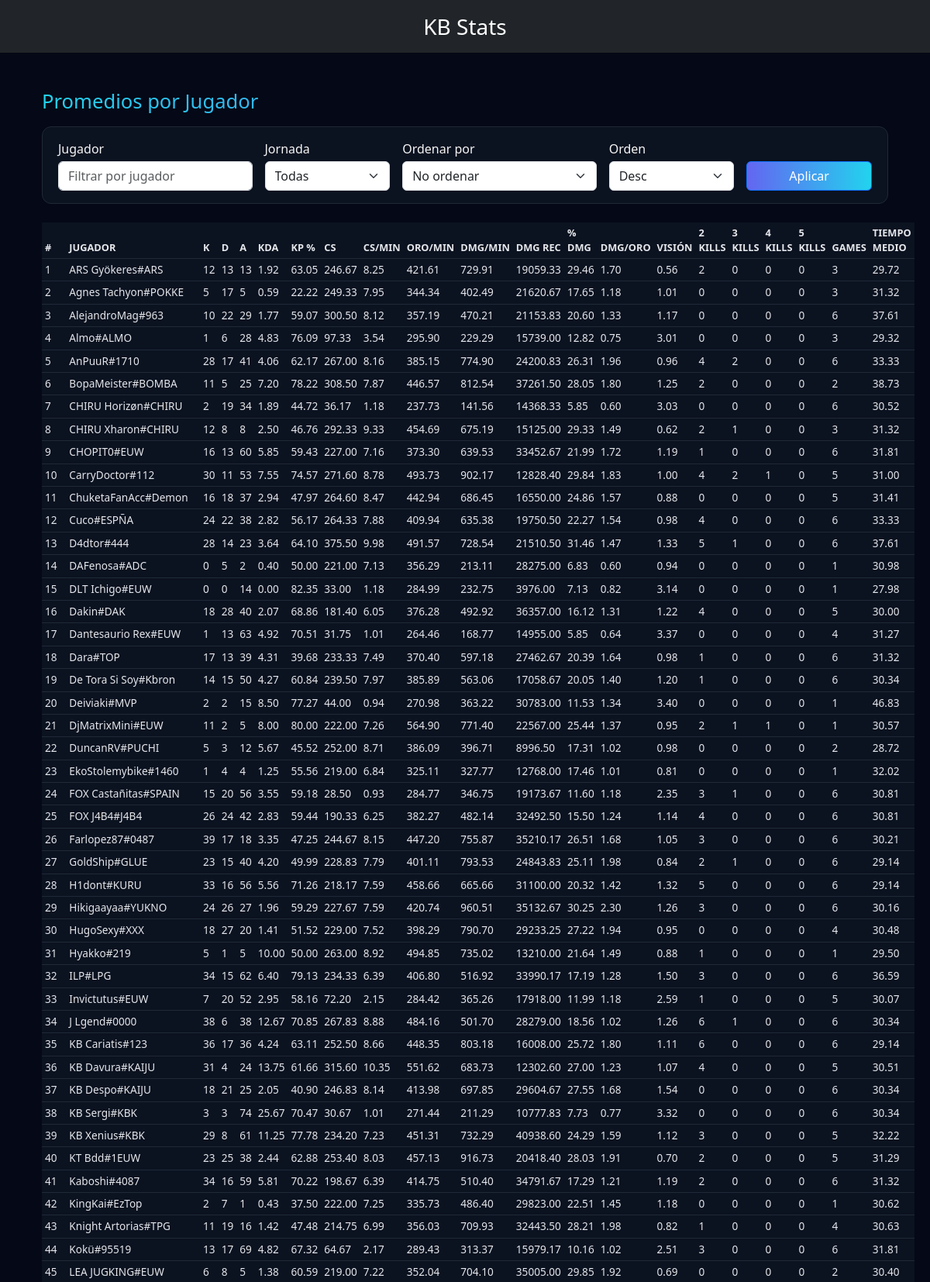
The page /promedios_jugadores/?format=html (upper part) on the database its author committed.
### KBStats/Cinturones/models.py (models this page shows, shortened)
class StatsJugador(models.Model):
	partida = models.ForeignKey(Partida, on_delete=models.CASCADE, related_name='stats_jugadores')
	jugador = models.ForeignKey(Jugador, on_delete=models.CASCADE, related_name='stats')
	campeon = models.CharField(max_length=100, blank=True, null=True)
	rol = models.CharField(max_length=20, blank=True, null=True)
	equipo_nombre = models.CharField(max_length=200, blank=True, null=True)
	kills = models.IntegerField(default=0)
	muertes = models.IntegerField(default=0)
	asistencias = models.IntegerField(default=0)
	kda = models.FloatField(default=0.0)
	kp_porcentaje = models.FloatField(default=0.0)
	oro_min = models.FloatField(default=0.0)
	dano_infligido = models.BigIntegerField(default=0)
	porcentaje_dano_equipo = models.FloatField(default=0.0)
	dano_min = models.FloatField(default=0.0)
	dano_recibido = models.BigIntegerField(default=0)
	cs = models.IntegerField(default=0)
	cs_min = models.FloatField(default=0.0)
	vision_min = models.FloatField(default=0.0)
	double_kills = models.IntegerField(default=0)
	triple_kills = models.IntegerField(default=0)
	quadra_kills = models.IntegerField(default=0)
	penta_kills = models.IntegerField(default=0)
	game_time = models.FloatField(default=0.0)
	dano_oro = models.FloatField(default=0.0)
	created_at = models.DateTimeField(auto_now_add=True)
	class Meta:
		verbose_name = "Estadística de Jugador"
		verbose_name_plural = "Estadísticas de Jugadores"
		unique_together = ('partida', 'jugador')

### KBStats/Cinturones/views.py (the view)
# urls.py: path('promedios_jugadores/', promedios_jugadores, name='promedios_jugadores'),
def promedios_jugadores(request):
	jornadas_disponibles = (Partida.objects
							 .exclude(jornada__isnull=True)
							 .exclude(jornada__exact='')
							 .values_list('jornada', flat=True)
							 .distinct()
							 .order_by('jornada'))
	jornada = request.GET.get('jornada')
	jugador_q = request.GET.get('jugador')
	sort = request.GET.get('sort')
	order = request.GET.get('order', 'desc')
	qs = StatsJugador.objects.all()
	if jornada:
		qs = qs.filter(partida__jornada=jornada)
	if jugador_q:
		qs = qs.filter(jugador__nombre__icontains=jugador_q)
	def calcular_kda(kills, muertes, asistencias):
		if muertes == 0:
			return (kills + asistencias) * 1.0
		return ((kills + asistencias) * 1.0) / muertes
	agregados = qs.values('jugador__id', 'jugador__nombre').annotate(
		avg_kills=Sum('kills'),
		avg_muertes=Sum('muertes'),
		avg_asistencias=Sum('asistencias'),
		avg_kda=calcular_kda(Sum('kills'), Sum('muertes'), Sum('asistencias')),
		avg_kp=Avg('kp_porcentaje'),
		avg_oro_min=Avg('oro_min'),
		avg_dano_oro=Avg('dano_oro'),
		avg_dano_infligido=Avg('dano_infligido'),
		avg_porcentaje_dano_equipo=Avg('porcentaje_dano_equipo'),
		avg_dano_min=Avg('dano_min'),
		avg_dano_recibido=Avg('dano_recibido'),
		avg_cs=Avg('cs'),
		avg_cs_min=Avg('cs_min'),
		avg_vision_min=Avg('vision_min'),
		avg_double=Sum('double_kills'),
		avg_triple=Sum('triple_kills'),
		avg_quadra=Sum('quadra_kills'),
		avg_penta=Sum('penta_kills'),
        avg_game_time=Avg('game_time'),
		games_played=Count('partida__id'),
	)
	sort_map = {
		'nombre': 'jugador__nombre',
		'kills': 'avg_kills',
		'muertes': 'avg_muertes',
		'asistencias': 'avg_asistencias',
		'kda': 'avg_kda',
		'kp': 'avg_kp',
		'oro_min': 'avg_oro_min',
		'dano_oro': 'avg_dano_oro',
		'dano': 'avg_dano_infligido',
		'dano_min': 'avg_dano_min',
		'dano_recibido': 'avg_dano_recibido',
		'porcentaje_dano_equipo': 'avg_porcentaje_dano_equipo',
		'cs': 'avg_cs',
		'cs_min': 'avg_cs_min',
		'vision_min': 'avg_vision_min',
		'double_kills': 'avg_double',
		'triple_kills': 'avg_triple',
		'quadra_kills': 'avg_quadra',
		'penta_kills': 'avg_penta',
        'game_time': 'avg_game_time',
		'games': 'games_played',
	}
	if sort in sort_map:
		field = sort_map[sort]
		if order == 'desc':
			field = f'-{field}'
		agregados = agregados.order_by(field)
	else:
		agregados = agregados.order_by('jugador__nombre')
	resultados = []
	for a in agregados:
		resultados.append({
			'jugador_id': a['jugador__id'],
			'jugador_nombre': a['jugador__nombre'],
			'avg_kills': int(a['avg_kills'] or 0.0),
			'avg_muertes': int(a['avg_muertes'] or 0.0),
			'avg_asistencias': int(a['avg_asistencias'] or 0.0),
			'avg_kda': float(a['avg_kda'] or 0.0),
			'avg_kp': float(a['avg_kp'] or 0.0),
			'avg_oro_min': float(a['avg_oro_min'] or 0.0),
			'avg_dano_oro': float(a['avg_dano_oro'] or 0.0),
			'avg_dano_infligido': float(a['avg_dano_infligido'] or 0.0),
			'avg_porcentaje_dano_equipo': float(a['avg_porcentaje_dano_equipo'] or 0.0),
			'avg_dano_min': float(a['avg_dano_min'] or 0.0),
			'avg_dano_recibido': float(a['avg_dano_recibido'] or 0.0),
			'avg_cs': float(a['avg_cs'] or 0.0),
			'avg_cs_min': float(a['avg_cs_min'] or 0.0),
			'avg_vision_min': float(a['avg_vision_min'] or 0.0),
			'avg_double': int(a['avg_double'] or 0.0),
			'avg_triple': int(a['avg_triple'] or 0.0),
			'avg_quadra': int(a['avg_quadra'] or 0.0),
			'avg_penta': int(a['avg_penta'] or 0.0),
			'avg_game_time': float(a['avg_game_time'] or 0.0),
			'games_played': a['games_played'],
		})
	wants_html = request.GET.get('format') == 'html' or 'text/html' in request.META.get('HTTP_ACCEPT', '')
	if wants_html:
		return render(request, 'Cinturones/promedios_jugadores.html', {
			'jugadores': resultados,
			'jornada': jornada,
			'filtro_jugador': jugador_q,
			'sort': sort,
			'order': order,
			'jornadas_disponibles': list(jornadas_disponibles),
		})
	return JsonResponse({'jugadores': resultados, 'jornadas_disponibles': list(jornadas_disponibles)})

### KBStats/Cinturones/templates/Cinturones/promedios_jugadores.html (shortened to what this page needs)
{% extends 'Cinturones/base.html' %}
{% block content %}
<div class="container py-4">
  <h1 class="page-title mb-3">
    Promedios por Jugador{% if jornada %} — Jornada {{ jornada }}{% endif %}
  </h1>
  <div class="filter-card">
    <form method="get" class="row g-3 align-items-end">
      <div class="col-md-3">
        <label class="form-label mb-1">Jugador</label>
        <input
          type="text"
          name="jugador"
          value="{{ filtro_jugador|default_if_none:'' }}"
          class="form-control"
          placeholder="Filtrar por jugador"
        />
      </div>
      <div class="col-md-2">
        <label for="jornada" class="form-label mb-1">Jornada</label>
        <select name="jornada" id="jornada" class="form-select">
          <option value="">Todas</option>
        </select>
      </div>
      <div class="col-md-3">
        <label for="sort" class="form-label mb-1">Ordenar por</label>
        <select name="sort" id="sort" class="form-select">
          <option value="">No ordenar</option>
        </select>
      </div>
      <div class="col-md-2">
        <label for="order" class="form-label mb-1">Orden</label>
        <select name="order" id="order" class="form-select">
          <option value="desc" {% if order == 'desc' %}selected{% endif %}>Desc</option>
        </select>
      </div>
      <div class="col-md-2 d-grid">
        <button class="btn btn-primary">Aplicar</button>
      </div>
    </form>
  </div>
  <table class="table table-dark-kb table-hover table-sm">
    <thead>
      <tr>
        <th>#</th>
        <th>Jugador</th>
        <th>K</th>
        <th>D</th>
        <th>A</th>
        <th>KDA</th>
        <th>KP %</th>
        <th>CS</th>
        <th>CS/min</th>
        <th>Oro/min</th>
        <th>Dmg/min</th>
        <th>Dmg Rec</th>
        <th>% Dmg</th>
        <th>Dmg/Oro</th>
        <th>Visión</th>
        <th>2 kills</th>
        <th>3 kills</th>
        <th>4 kills</th>
        <th>5 kills</th>
        <th>Games</th>
        <th>Tiempo medio</th>
      </tr>
    </thead>
    <tbody>
      {% for j in jugadores %}
      <tr>
        <td>{{ forloop.counter }}</td>
        <td>{{ j.jugador_nombre }}</td>
        <td>{{ j.avg_kills }}</td>
        <td>{{ j.avg_muertes }}</td>
        <td>{{ j.avg_asistencias }}</td>
        <td>{{ j.avg_kda|floatformat:2 }}</td>
        <td>{{ j.avg_kp|floatformat:2 }}</td>
        <td>{{ j.avg_cs|floatformat:2 }}</td>
        <td>{{ j.avg_cs_min|floatformat:2 }}</td>
        <td>{{ j.avg_oro_min|floatformat:2 }}</td>
        <td>{{ j.avg_dano_min|floatformat:2 }}</td>
        <td>{{ j.avg_dano_recibido|floatformat:2 }}</td>
        <td>{{ j.avg_porcentaje_dano_equipo|floatformat:2 }}</td>
        <td>{{ j.avg_dano_oro|floatformat:2 }}</td>
        <td>{{ j.avg_vision_min|floatformat:2 }}</td>
        <td>{{ j.avg_double }}</td>
        <td>{{ j.avg_triple }}</td>
        <td>{{ j.avg_quadra }}</td>
        <td>{{ j.avg_penta }}</td>
        <td>{{ j.games_played }}</td>
        <td>{{ j.avg_game_time|floatformat:2 }}</td>
      </tr>
      {% empty %}
      <tr>
        <td colspan="22">No hay datos.</td>
      </tr>
      {% endfor %}
    </tbody>
  </table>
</div>
{% endblock %}

### static/css/kbstats.css (style rules this page uses)
body { background: #050816 !important; color: #f5f5f5 !important; }
.btn-primary { background: linear-gradient(90deg, #6366f1, #22d3ee); border: none; }
h1.page-title { font-size: 1.6rem; }
.table-dark-kb { --bs-table-bg: #1b273f; --bs-table-color: #e5e7eb; --bs-table-hover-bg: #414f6d; --bs-table-border-color: #1f2937; font-size: 0.87rem; border-color: #1f2937; }
.table-dark-kb > :not(caption) > * > * { background-color: #0b1220 !important; color: #e5e7eb; }
body { background: #050816; color: #e5e7eb; }
.page-title { background: linear-gradient(90deg, #22d3ee, #6366f1); background-clip: text; -webkit-background-clip: text; -webkit-text-fill-color: transparent; }
.filter-card { background: #0b1220; border: 1px solid #1f2937; border-radius: 0.75rem; padding: 1rem 1.25rem; margin-bottom: 1.5rem; }
.form-control, .form-select { background-color: #020617; border-color: #1f2937; color: #e5e7eb; }
.form-control::placeholder { color: #6b7280; }
.table-dark-kb { --bs-table-bg: #0b1220; --bs-table-color: #e5e7eb; --bs-table-border-color: #1f2937; --bs-table-hover-bg: #111827; font-size: 0.85rem; border-color: #1f2937; }
.table-dark-kb > :not(caption) > * > * { background-color: #0b1220 !important; color: #e5e7eb !important; border-color: #1f2937 !important; }
.table-dark-kb thead tr { background: linear-gradient(90deg, #111827, #020617); color: #cbd5e1 !important; font-size: 0.8rem; text-transform: uppercase; }

### rows shown on the page
StatsJugador: jugador_nombre "DAFenosa#ADC", avg_kills "0", avg_muertes "5", avg_asistencias "2", avg_kda "0.40", avg_kp "50.00", avg_cs "221.00", avg_cs_min "7.13", avg_oro_min "356.29", avg_dano_min "213.11", avg_dano_recibido "28275.00", avg_porcentaje_dano_equipo "6.83", avg_dano_oro "0.60", avg_vision_min "0.94", avg_double "0", avg_triple "0", avg_quadra "0", avg_penta "0", games_played "1", avg_game_time "30.98"
StatsJugador: jugador_nombre "DLT Ichigo#EUW", avg_kills "0", avg_muertes "0", avg_asistencias "14", avg_kda "0.00", avg_kp "82.35", avg_cs "33.00", avg_cs_min "1.18", avg_oro_min "284.99", avg_dano_min "232.75", avg_dano_recibido "3976.00", avg_porcentaje_dano_equipo "7.13", avg_dano_oro "0.82", avg_vision_min "3.14", avg_double "0", avg_triple "0", avg_quadra "0", avg_penta "0", games_played "1", avg_game_time "27.98"
StatsJugador: jugador_nombre "Deiviaki#MVP", avg_kills "2", avg_muertes "2", avg_asistencias "15", avg_kda "8.50", avg_kp "77.27", avg_cs "44.00", avg_cs_min "0.94", avg_oro_min "270.98", avg_dano_min "363.22", avg_dano_recibido "30783.00", avg_porcentaje_dano_equipo "11.53", avg_dano_oro "1.34", avg_vision_min "3.40", avg_double "0", avg_triple "0", avg_quadra "0", avg_penta "0", games_played "1", avg_game_time "46.83"
StatsJugador: jugador_nombre "DjMatrixMini#EUW", avg_kills "11", avg_muertes "2", avg_asistencias "5", avg_kda "8.00", avg_kp "80.00", avg_cs "222.00", avg_cs_min "7.26", avg_oro_min "564.90", avg_dano_min "771.40", avg_dano_recibido "22567.00", avg_porcentaje_dano_equipo "25.44", avg_dano_oro "1.37", avg_vision_min "0.95", avg_double "2", avg_triple "1", avg_quadra "1", avg_penta "0", games_played "1", avg_game_time "30.57"
StatsJugador: jugador_nombre "EkoStolemybike#1460", avg_kills "1", avg_muertes "4", avg_asistencias "4", avg_kda "1.25", avg_kp "55.56", avg_cs "219.00", avg_cs_min "6.84", avg_oro_min "325.11", avg_dano_min "327.77", avg_dano_recibido "12768.00", avg_porcentaje_dano_equipo "17.46", avg_dano_oro "1.01", avg_vision_min "0.81", avg_double "0", avg_triple "0", avg_quadra "0", avg_penta "0", games_played "1", avg_game_time "32.02"
StatsJugador: jugador_nombre "Hyakko#219", avg_kills "5", avg_muertes "1", avg_asistencias "5", avg_kda "10.00", avg_kp "50.00", avg_cs "263.00", avg_cs_min "8.92", avg_oro_min "494.85", avg_dano_min "735.02", avg_dano_recibido "13210.00", avg_porcentaje_dano_equipo "21.64", avg_dano_oro "1.49", avg_vision_min "0.88", avg_double "1", avg_triple "0", avg_quadra "0", avg_penta "0", games_played "1", avg_game_time "29.50"
StatsJugador: jugador_nombre "KingKai#EzTop", avg_kills "2", avg_muertes "7", avg_asistencias "1", avg_kda "0.43", avg_kp "37.50", avg_cs "222.00", avg_cs_min "7.25", avg_oro_min "335.73", avg_dano_min "486.40", avg_dano_recibido "29823.00", avg_porcentaje_dano_equipo "22.51", avg_dano_oro "1.45", avg_vision_min "1.18", avg_double "0", avg_triple "0", avg_quadra "0", avg_penta "0", games_played "1", avg_game_time "30.62"

### other values the page prints
{{ j.jugador_nombre }} "ARS Gyökeres#ARS" "Agnеs Tachyon#POKKE" "AlejandroMag#963" "Almo#ALMO" "AnPuuR#1710" "BopaMeister#BOMBA" "CHIRU Horizøn#CHIRU" "CHIRU Xharon#CHIRU" "CHOPIT0#EUW" "CarryDoctor#112" "ChuketaFanAcc#Demon" "Cuco#ESPÑA" "D4dtor#444" "Dakin#DAK" "Dantesaurio Rex#EUW" "Dara#TOP" "De Tora Si Soy#Kbron" "DuncanRV#PUCHI" "FOX Castañitas#SPAIN" "FOX J4B4#J4B4" "Farlopez87#0487" "GoldShip#GLUE" "H1dont#KURU" "Hikigaayaa#YUKNO" "HugoSexy#XXX" "ILP#LPG" "Invictutus#EUW" "J Lgend#0000" "KB Cariatis#123" "KB Davura#KAIJU" "KB Despo#KAIJU" "KB Sergi#KBK" "KB Xenius#KBK" "KT Bdd#1EUW" "Kaboshi#4087" "Knight Artorias#TPG" "Kokü#95519" "LEA JUGKING#EUW"
{{ j.avg_kills }} "12" "5" "10" "1" "28" "11" "2" "12" "16" "30" "16" "24" "28" "18" "1" "17" "14" "5" "15" "26" "39" "23" "33" "24" "18" "34" "7" "38" "36" "31" "18" "3" "29" "23" "34" "11" "13" "6"
{{ j.avg_muertes }} "13" "17" "22" "6" "17" "5" "19" "8" "13" "11" "18" "22" "14" "28" "13" "13" "15" "3" "20" "24" "17" "15" "16" "26" "27" "15" "20" "6" "17" "4" "21" "3" "8" "25" "16" "19" "17" "8"
{{ j.avg_asistencias }} "13" "5" "29" "28" "41" "25" "34" "8" "60" "53" "37" "38" "23" "40" "63" "39" "50" "12" "56" "42" "18" "40" "56" "27" "20" "62" "52" "38" "36" "24" "25" "74" "61" "38" "59" "16" "69" "5"
{{ j.avg_kda|floatformat:2 }} "1.92" "0.59" "1.77" "4.83" "4.06" "7.20" "1.89" "2.50" "5.85" "7.55" "2.94" "2.82" "3.64" "2.07" "4.92" "4.31" "4.27" "5.67" "3.55" "2.83" "3.35" "4.20" "5.56" "1.96" "1.41" "6.40" "2.95" "12.67" "4.24" "13.75" "2.05" "25.67" "11.25" "2.44" "5.81" "1.42" "4.82" "1.38"
{{ j.avg_kp|floatformat:2 }} "63.05" "22.22" "59.07" "76.09" "62.17" "78.22" "44.72" "46.76" "59.43" "74.57" "47.97" "56.17" "64.10" "68.86" "70.51" "39.68" "60.84" "45.52" "59.18" "59.44" "47.25" "49.99" "71.26" "59.29" "51.52" "79.13" "58.16" "70.85" "63.11" "61.66" "40.90" "70.47" "77.78" "62.88" "70.22" "47.48" "67.32" "60.59"
{{ j.avg_cs|floatformat:2 }} "246.67" "249.33" "300.50" "97.33" "267.00" "308.50" "36.17" "292.33" "227.00" "271.60" "264.60" "264.33" "375.50" "181.40" "31.75" "233.33" "239.50" "252.00" "28.50" "190.33" "244.67" "228.83" "218.17" "227.67" "229.00" "234.33" "72.20" "267.83" "252.50" "315.60" "246.83" "30.67" "234.20" "253.40" "198.67" "214.75" "64.67" "219.00"
{{ j.avg_cs_min|floatformat:2 }} "8.25" "7.95" "8.12" "3.54" "8.16" "7.87" "1.18" "9.33" "7.16" "8.78" "8.47" "7.88" "9.98" "6.05" "1.01" "7.49" "7.97" "8.71" "0.93" "6.25" "8.15" "7.79" "7.59" "7.59" "7.52" "6.39" "2.15" "8.88" "8.66" "10.35" "8.14" "1.01" "7.23" "8.03" "6.39" "6.99" "2.17" "7.22"
{{ j.avg_oro_min|floatformat:2 }} "421.61" "344.34" "357.19" "295.90" "385.15" "446.57" "237.73" "454.69" "373.30" "493.73" "442.94" "409.94" "491.57" "376.28" "264.46" "370.40" "385.89" "386.09" "284.77" "382.27" "447.20" "401.11" "458.66" "420.74" "398.29" "406.80" "284.42" "484.16" "448.35" "551.62" "413.98" "271.44" "451.31" "457.13" "414.75" "356.03" "289.43" "352.04"
{{ j.avg_dano_min|floatformat:2 }} "729.91" "402.49" "470.21" "229.29" "774.90" "812.54" "141.56" "675.19" "639.53" "902.17" "686.45" "635.38" "728.54" "492.92" "168.77" "597.18" "563.06" "396.71" "346.75" "482.14" "755.87" "793.53" "665.66" "960.51" "790.70" "516.92" "365.26" "501.70" "803.18" "683.73" "697.85" "211.29" "732.29" "916.73" "510.40" "709.93" "313.37" "704.10"
{{ j.avg_dano_recibido|floatformat:2 }} "19059.33" "21620.67" "21153.83" "15739.00" "24200.83" "37261.50" "14368.33" "15125.00" "33452.67" "12828.40" "16550.00" "19750.50" "21510.50" "36357.00" "14955.00" "27462.67" "17058.67" "8996.50" "19173.67" "32492.50" "35210.17" "24843.83" "31100.00" "35132.67" "29233.25" "33990.17" "17918.00" "28279.00" "16008.00" "12302.60" "29604.67" "10777.83" "40938.60" "20418.40" "34791.67" "32443.50" "15979.17" "35005.00"
{{ j.avg_porcentaje_dano_equipo|floatformat:2 }} "29.46" "17.65" "20.60" "12.82" "26.31" "28.05" "5.85" "29.33" "21.99" "29.84" "24.86" "22.27" "31.46" "16.12" "5.85" "20.39" "20.05" "17.31" "11.60" "15.50" "26.51" "25.11" "20.32" "30.25" "27.22" "17.19" "11.99" "18.56" "25.72" "27.00" "27.55" "7.73" "24.29" "28.03" "17.29" "28.21" "10.16" "29.85"
{{ j.avg_dano_oro|floatformat:2 }} "1.70" "1.18" "1.33" "0.75" "1.96" "1.80" "0.60" "1.49" "1.72" "1.83" "1.57" "1.54" "1.47" "1.31" "0.64" "1.64" "1.40" "1.02" "1.18" "1.24" "1.68" "1.98" "1.42" "2.30" "1.94" "1.28" "1.18" "1.02" "1.80" "1.23" "1.68" "0.77" "1.59" "1.91" "1.21" "1.98" "1.02" "1.92"
{{ j.avg_vision_min|floatformat:2 }} "0.56" "1.01" "1.17" "3.01" "0.96" "1.25" "3.03" "0.62" "1.19" "1.00" "0.88" "0.98" "1.33" "1.22" "3.37" "0.98" "1.20" "0.98" "2.35" "1.14" "1.05" "0.84" "1.32" "1.26" "0.95" "1.50" "2.59" "1.26" "1.11" "1.07" "1.54" "3.32" "1.12" "0.70" "1.19" "0.82" "2.51" "0.69"
{{ j.avg_double }} "2" "0" "0" "0" "4" "2" "0" "2" "1" "4" "0" "4" "5" "4" "0" "1" "1" "0" "3" "4" "3" "2" "5" "3" "0" "3" "1" "6" "6" "4" "0" "0" "3" "2" "2" "1" "3" "0"
